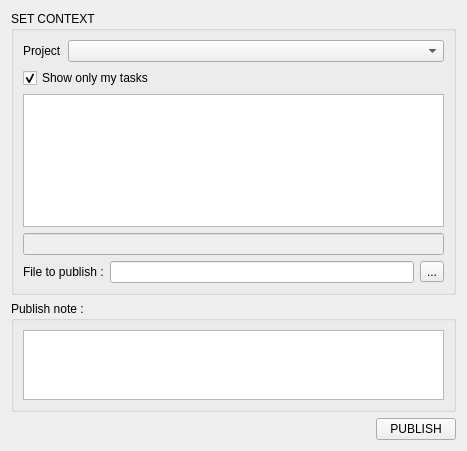
<?xml version="1.0" encoding="UTF-8"?>
<ui version="4.0">
 <class>Form</class>
 <widget class="QWidget" name="Form">
  <property name="geometry">
   <rect>
    <x>0</x>
    <y>0</y>
    <width>467</width>
    <height>451</height>
   </rect>
  </property>
  <property name="minimumSize">
   <size>
    <width>467</width>
    <height>441</height>
   </size>
  </property>
  <property name="windowTitle">
   <string>Publisher</string>
  </property>
  <layout class="QVBoxLayout" name="verticalLayout">
   <item>
    <widget class="QGroupBox" name="groupBox">
     <property name="sizePolicy">
      <sizepolicy hsizetype="Preferred" vsizetype="Minimum">
       <horstretch>0</horstretch>
       <verstretch>0</verstretch>
      </sizepolicy>
     </property>
     <property name="title">
      <string>SET CONTEXT</string>
     </property>
     <layout class="QVBoxLayout" name="verticalLayout_2">
      <item>
       <layout class="QHBoxLayout" name="horizontalLayout_2">
        <property name="sizeConstraint">
         <enum>QLayout::SetNoConstraint</enum>
        </property>
        <item>
         <widget class="QLabel" name="label_5">
          <property name="sizePolicy">
           <sizepolicy hsizetype="Maximum" vsizetype="Preferred">
            <horstretch>0</horstretch>
            <verstretch>0</verstretch>
           </sizepolicy>
          </property>
          <property name="text">
           <string>Project</string>
          </property>
         </widget>
        </item>
        <item>
         <widget class="QComboBox" name="project_box"/>
        </item>
       </layout>
      </item>
      <item>
       <widget class="QCheckBox" name="showonlymine">
        <property name="text">
         <string>Show only my tasks</string>
        </property>
        <property name="checked">
         <bool>true</bool>
        </property>
       </widget>
      </item>
      <item>
       <widget class="QTreeView" name="treeView">
        <property name="editTriggers">
         <set>QAbstractItemView::NoEditTriggers</set>
        </property>
        <attribute name="headerVisible">
         <bool>false</bool>
        </attribute>
       </widget>
      </item>
      <item>
       <widget class="QLineEdit" name="context_text">
        <property name="enabled">
         <bool>false</bool>
        </property>
       </widget>
      </item>
      <item>
       <layout class="QHBoxLayout" name="horizontalLayout_3">
        <property name="sizeConstraint">
         <enum>QLayout::SetNoConstraint</enum>
        </property>
        <item>
         <widget class="QLabel" name="label_6">
          <property name="sizePolicy">
           <sizepolicy hsizetype="Maximum" vsizetype="Preferred">
            <horstretch>0</horstretch>
            <verstretch>0</verstretch>
           </sizepolicy>
          </property>
          <property name="text">
           <string>File to publish :</string>
          </property>
         </widget>
        </item>
        <item>
         <widget class="QLineEdit" name="publish_file_path"/>
        </item>
        <item>
         <widget class="QToolButton" name="select_publish_file_button">
          <property name="text">
           <string>...</string>
          </property>
         </widget>
        </item>
       </layout>
      </item>
     </layout>
    </widget>
   </item>
   <item>
    <widget class="QGroupBox" name="groupBox_2">
     <property name="title">
      <string>Publish note :</string>
     </property>
     <layout class="QVBoxLayout" name="verticalLayout_3">
      <item>
       <widget class="QPlainTextEdit" name="publish_note"/>
      </item>
     </layout>
    </widget>
   </item>
   <item alignment="Qt::AlignRight">
    <widget class="QPushButton" name="publish_button">
     <property name="sizePolicy">
      <sizepolicy hsizetype="Maximum" vsizetype="Fixed">
       <horstretch>0</horstretch>
       <verstretch>0</verstretch>
      </sizepolicy>
     </property>
     <property name="text">
      <string>PUBLISH</string>
     </property>
    </widget>
   </item>
  </layout>
 </widget>
 <resources/>
 <connections/>
</ui>
